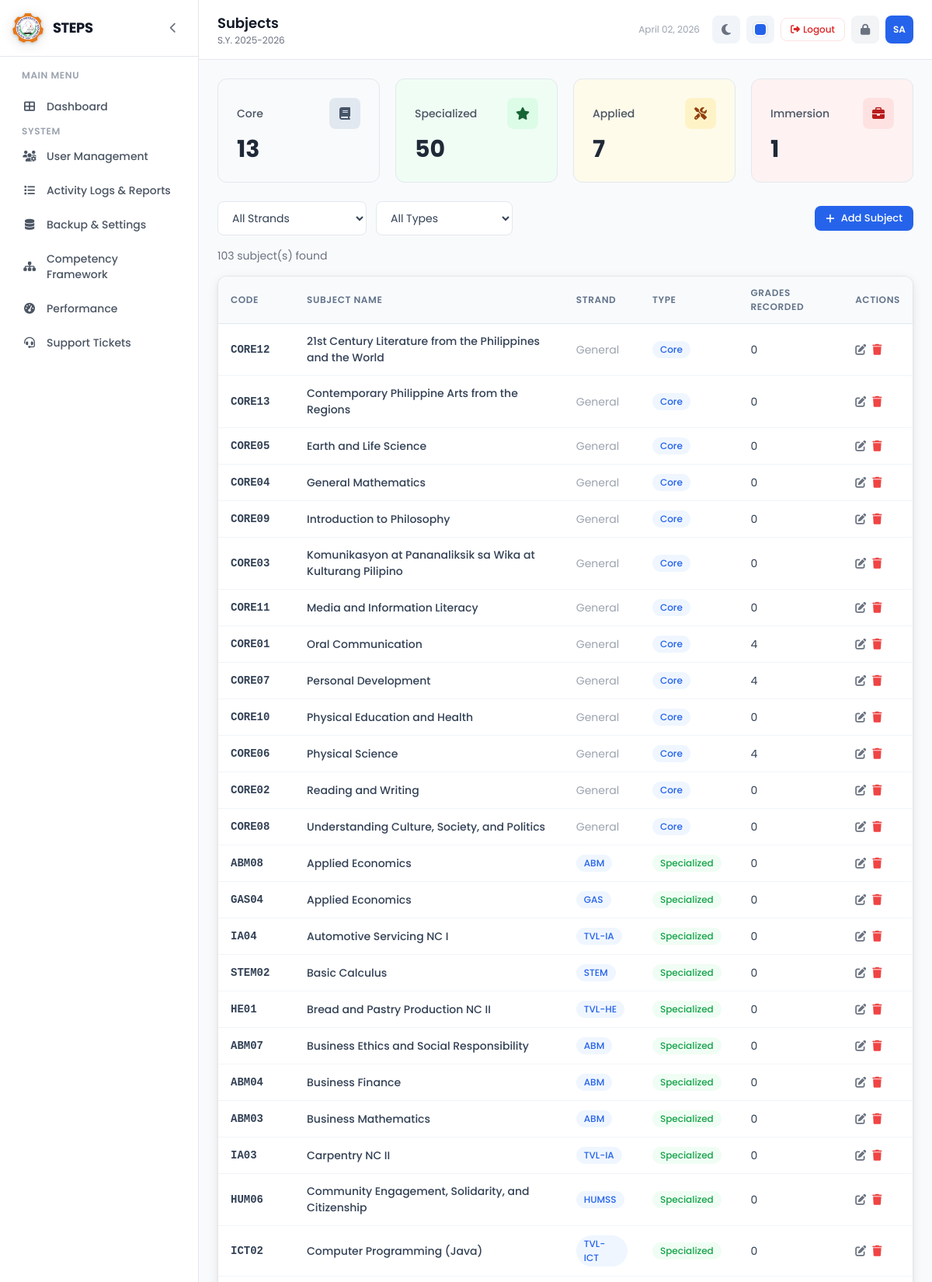
Screenshot of /subjects/index.php (signed in, upper part) with the database file from the repository.
### tables this page shows
CREATE TABLE IF NOT EXISTS subjects (
    id INT AUTO_INCREMENT PRIMARY KEY,
    subject_code VARCHAR(20) NOT NULL,
    subject_name VARCHAR(100) NOT NULL,
    grade_level INT DEFAULT NULL COMMENT 'NULL = all grade levels; 7-10 = JHS; 11-12 = SHS',
    strand_id INT,
    subject_type ENUM('core', 'specialized', 'applied', 'immersion', 'jhs_core', 'jhs_mapeh', 'jhs_tle', 'jhs_esp') NOT NULL DEFAULT 'core',
    created_at TIMESTAMP DEFAULT CURRENT_TIMESTAMP,
    FOREIGN KEY (strand_id) REFERENCES strands(id) ON DELETE SET NULL,
    UNIQUE KEY unique_subject_code (subject_code)
);

CREATE TABLE IF NOT EXISTS strands (
    id INT AUTO_INCREMENT PRIMARY KEY,
    strand_code VARCHAR(20) NOT NULL UNIQUE,
    strand_name VARCHAR(100) NOT NULL,
    description TEXT,
    created_at TIMESTAMP DEFAULT CURRENT_TIMESTAMP
);

### config/constants.php (called while the page is built, shortened)
<?php
function sanitize($data) {
    return htmlspecialchars(strip_tags(trim($data)), ENT_QUOTES, 'UTF-8');
}

### subjects/index.php (the view, shortened to what this page needs)
<?php
require_once __DIR__ . '/../includes/header.php';
$query = "SELECT sub.*, st.strand_code, st.strand_name,
    (SELECT COUNT(*) FROM grades g WHERE g.subject_id = sub.id) as grade_count
    FROM subjects sub
    LEFT JOIN strands st ON sub.strand_id = st.id WHERE 1=1";
$params = [];
$query .= " ORDER BY sub.subject_type, sub.subject_name";
$stmt = $pdo->prepare($query);
$stmt->execute($params);
$subjects = $stmt->fetchAll();
$totalCore = $pdo->query("SELECT COUNT(*) as cnt FROM subjects WHERE subject_type='core'")->fetch()['cnt'];
$totalSpecialized = $pdo->query("SELECT COUNT(*) as cnt FROM subjects WHERE subject_type='specialized'")->fetch()['cnt'];
$totalApplied = $pdo->query("SELECT COUNT(*) as cnt FROM subjects WHERE subject_type='applied'")->fetch()['cnt'];
$totalImmersion = $pdo->query("SELECT COUNT(*) as cnt FROM subjects WHERE subject_type='immersion'")->fetch()['cnt'];
require_once __DIR__ . '/../includes/sidebar.php';
?>
<div class="grid grid-cols-2 md:grid-cols-4 gap-5 mb-6">
    <div class="stat-card" style="background:#f8fafc;">
        <div class="flex items-center justify-between mb-2">
            <span class="text-sm font-medium text-gray-600">Core</span>
            <div class="w-10 h-10 rounded-lg flex items-center justify-center" style="background:#e2e8f0;">
                <i class="fas fa-book" style="color:#475569;"></i>
            </div>
        </div>
        <p class="text-3xl font-bold text-gray-800"><?= $totalCore ?></p>
    </div>
    <div class="stat-card" style="background:#f0fdf4;">
        <div class="flex items-center justify-between mb-2">
            <span class="text-sm font-medium text-gray-600">Specialized</span>
            <div class="w-10 h-10 rounded-lg flex items-center justify-center" style="background:#dcfce7;">
                <i class="fas fa-star" style="color:#166534;"></i>
            </div>
        </div>
        <p class="text-3xl font-bold text-gray-800"><?= $totalSpecialized ?></p>
    </div>
    <div class="stat-card" style="background:#fffbeb;">
        <div class="flex items-center justify-between mb-2">
            <span class="text-sm font-medium text-gray-600">Applied</span>
            <div class="w-10 h-10 rounded-lg flex items-center justify-center" style="background:#fef3c7;">
                <i class="fas fa-tools" style="color:#92400e;"></i>
            </div>
        </div>
        <p class="text-3xl font-bold text-gray-800"><?= $totalApplied ?></p>
    </div>
    <div class="stat-card" style="background:#fef2f2;">
        <div class="flex items-center justify-between mb-2">
            <span class="text-sm font-medium text-gray-600">Immersion</span>
            <div class="w-10 h-10 rounded-lg flex items-center justify-center" style="background:#fee2e2;">
                <i class="fas fa-briefcase" style="color:#b91c1c;"></i>
            </div>
        </div>
        <p class="text-3xl font-bold text-gray-800"><?= $totalImmersion ?></p>
    </div>
</div>
<div class="flex flex-wrap items-center justify-between gap-4 mb-4">
    <form method="GET" class="flex items-center gap-3">
        <select name="strand" class="form-select w-48" onchange="this.form.submit()">
            <option value="">All Strands</option>
        </select>
        <select name="type" class="form-select w-44" onchange="this.form.submit()">
            <option value="">All Types</option>
        </select>
    </form>
    <button onclick="openModal('addSubjectModal')" class="btn btn-primary btn-sm"><i class="fas fa-plus"></i> Add Subject</button>
</div>
<p class="text-sm text-gray-500 mb-4"><?= count($subjects) ?> subject(s) found</p>
<div class="bg-white border border-gray-200 rounded-xl overflow-hidden">
    <div class="overflow-x-auto">
        <table class="steps-table" id="subjectsTable">
            <thead>
                <tr><th>Code</th><th>Subject Name</th><th>Strand</th><th>Type</th><th>Grades Recorded</th><th>Actions</th></tr>
            </thead>
            <tbody>
                <?php foreach ($subjects as $sub): ?>
                    <?php
                    $typeBadge = ['core' => 'badge-blue', 'specialized' => 'badge-green', 'applied' => 'badge-amber', 'immersion' => 'badge-red'];
                    ?>
                    <tr>
                        <td class="font-mono text-sm font-semibold"><?= sanitize($sub['subject_code']) ?></td>
                        <td class="font-medium"><?= sanitize($sub['subject_name']) ?></td>
                        <td><?php if ($sub['strand_code']): ?><span class="badge badge-blue"><?= sanitize($sub['strand_code']) ?></span><?php else: ?><span class="text-gray-400">General</span><?php endif; ?></td>
                        <td><span class="badge <?= $typeBadge[$sub['subject_type']] ?? 'badge-blue' ?> capitalize"><?= $sub['subject_type'] ?></span></td>
                        <td class="text-sm text-gray-500"><?= $sub['grade_count'] ?></td>
                        <td>
                            <div class="flex items-center gap-2">
                                <button onclick="loadEditSubject(<?= $sub['id'] ?>)" class="text-gray-500 hover:text-gray-700" title="Edit"><i class="fas fa-edit"></i></button>
                                <form method="POST" class="inline" onsubmit="event.preventDefault(); confirmDelete(this, 'this subject');">
                                    <button type="submit" class="text-red-500 hover:text-red-700" title="Delete"><i class="fas fa-trash"></i></button>
                                </form>
                            </div>
                        </td>
                    </tr>
                <?php endforeach; ?>
            </tbody>
        </table>
    </div>
</div>
<?php require_once __DIR__ . '/../includes/footer.php'; ?>

### assets/css/style.css (style rules this page uses)
:root, [data-theme="blue"] { --primary-50: #eff6ff; --primary-100: #dbeafe; --primary-200: #bfdbfe; --primary-500: #3b82f6; --primary-600: #2563eb; --primary-700: #1d4ed8; --primary-rgb: 37, 99, 235; --sidebar-accent: #2563eb; }
* { margin: 0; padding: 0; box-sizing: border-box; }
body { font-family: 'Poppins', sans-serif; }
.steps-table { width: 100%; border-collapse: separate; border-spacing: 0; }
.rounded-xl:has(.steps-table) { box-shadow: 0 4px 14px rgba(0, 0, 0, 0.08), 0 1px 3px rgba(0, 0, 0, 0.06); }
.steps-table thead th { background-color: #f8fafc; padding: 12px 16px; text-align: left; font-size: 12px; font-weight: 600; color: #64748b; text-transform: uppercase; letter-spacing: 0.05em; border-bottom: 1px solid #e2e8f0; }
.steps-table tbody td { padding: 12px 16px; font-size: 14px; color: #334155; border-bottom: 1px solid #f1f5f9; }
.stat-card { background: white; border: 1px solid #e2e8f0; border-radius: 12px; padding: 24px; transition: box-shadow 0.2s; }
.badge { display: inline-flex; align-items: center; padding: 2px 10px; border-radius: 9999px; font-size: 12px; font-weight: 500; }
.badge-green { background-color: #f0fdf4; color: #16a34a; }
.badge-blue { background-color: var(--primary-50); color: var(--primary-600); }
.form-select { width: 100%; padding: 10px 14px; border: 1px solid #e2e8f0; border-radius: 8px; font-family: 'Poppins', sans-serif; font-size: 14px; color: #334155; background: white; cursor: pointer; transition: border-color 0.2s; }
.btn { display: inline-flex; align-items: center; gap: 8px; padding: 10px 20px; border-radius: 8px; font-family: 'Poppins', sans-serif; font-size: 14px; font-weight: 500; cursor: pointer; transition: all 0.2s; border: none; text-decoration: none; }
.btn-primary { background-color: var(--primary-600); color: white; }
.btn-sm { padding: 6px 14px; font-size: 13px; }

### rows the page displays
subjects: subject_code "CORE12", subject_name "21st Century Literature from the Philippines and the World", shows "General", subject_type "Core", grade_count "0"
subjects: subject_code "CORE13", subject_name "Contemporary Philippine Arts from the Regions", shows "General", subject_type "Core", grade_count "0"
subjects: subject_code "CORE05", subject_name "Earth and Life Science", shows "General", subject_type "Core", grade_count "0"
subjects: subject_code "CORE04", subject_name "General Mathematics", subject_type "Core", grade_count "0"
subjects: subject_code "CORE09", subject_name "Introduction to Philosophy", shows "General", subject_type "Core", grade_count "0"
subjects: subject_code "CORE03", subject_name "Komunikasyon at Pananaliksik sa Wika at Kulturang Pilipino", shows "General", subject_type "Core", grade_count "0"
subjects: subject_code "CORE11", subject_name "Media and Information Literacy", shows "General", subject_type "Core", grade_count "0"
subjects: subject_code "CORE01", subject_name "Oral Communication", shows "General", subject_type "Core", grade_count "4"
subjects: subject_code "CORE07", subject_name "Personal Development", shows "General", subject_type "Core", grade_count "4"
subjects: subject_code "CORE10", subject_name "Physical Education and Health", shows "General", subject_type "Core", grade_count "0"
subjects: subject_code "CORE06", subject_name "Physical Science", shows "General", subject_type "Core", grade_count "4"
subjects: subject_code "CORE02", subject_name "Reading and Writing", shows "General", subject_type "Core", grade_count "0"
subjects: subject_code "CORE08", subject_name "Understanding Culture, Society, and Politics", shows "General", subject_type "Core", grade_count "0"
subjects: subject_code "ABM08", subject_name "Applied Economics", strand.strand_code "ABM", subject_type "Specialized", grade_count "0"
subjects: subject_code "GAS04", subject_name "Applied Economics", strand.strand_code "GAS", subject_type "Specialized", grade_count "0"
subjects: subject_code "IA04", subject_name "Automotive Servicing NC I", strand.strand_code "TVL-IA", subject_type "Specialized", grade_count "0"
subjects: subject_code "STEM02", subject_name "Basic Calculus", strand.strand_code "STEM", subject_type "Specialized", grade_count "0"
subjects: subject_code "HE01", subject_name "Bread and Pastry Production NC II", strand.strand_code "TVL-HE", subject_type "Specialized", grade_count "0"
subjects: subject_code "ABM07", subject_name "Business Ethics and Social Responsibility", strand.strand_code "ABM", subject_type "Specialized", grade_count "0"
subjects: subject_code "ABM04", subject_name "Business Finance", strand.strand_code "ABM", subject_type "Specialized", grade_count "0"
subjects: subject_code "ABM03", subject_name "Business Mathematics", strand.strand_code "ABM", subject_type "Specialized", grade_count "0"
subjects: subject_code "IA03", subject_name "Carpentry NC II", strand.strand_code "TVL-IA", subject_type "Specialized", grade_count "0"
subjects: subject_code "HUM06", subject_name "Community Engagement, Solidarity, and Citizenship", strand.strand_code "HUMSS", subject_type "Specialized", grade_count "0"
subjects: subject_code "ICT02", subject_name "Computer Programming (Java)", strand.strand_code "TVL-ICT", subject_type "Specialized", grade_count "0"

### other values shown
SITE_NAME "STEPS"
$pageTitle "Subjects"
effectiveSchoolYear() "2025-2026"
$initials "SA"
$totalCore "13"
$totalSpecialized "50"
$totalApplied "7"
$totalImmersion "1"
count($subjects) "103"
